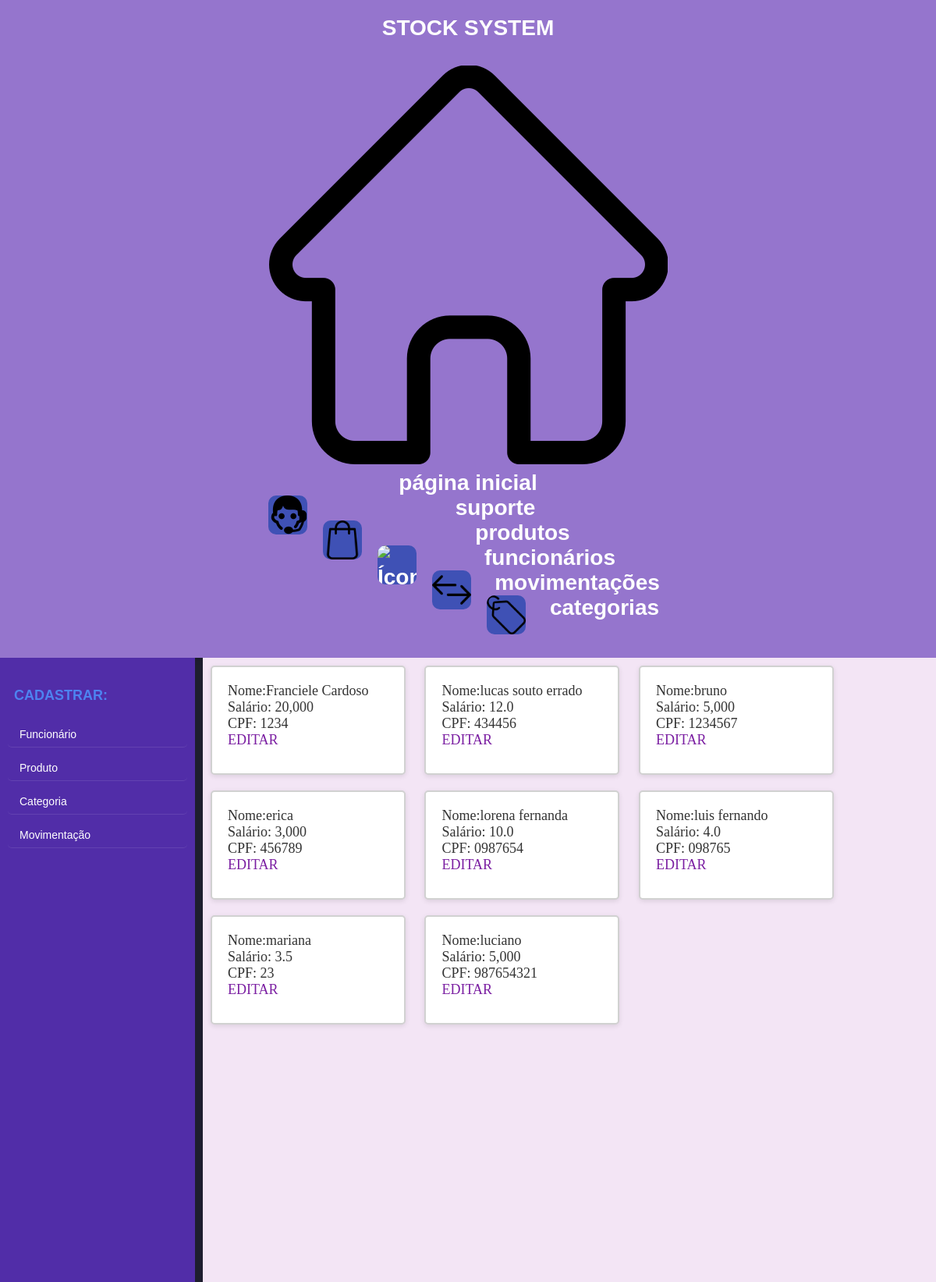
Before: /funcionario with the older database file.
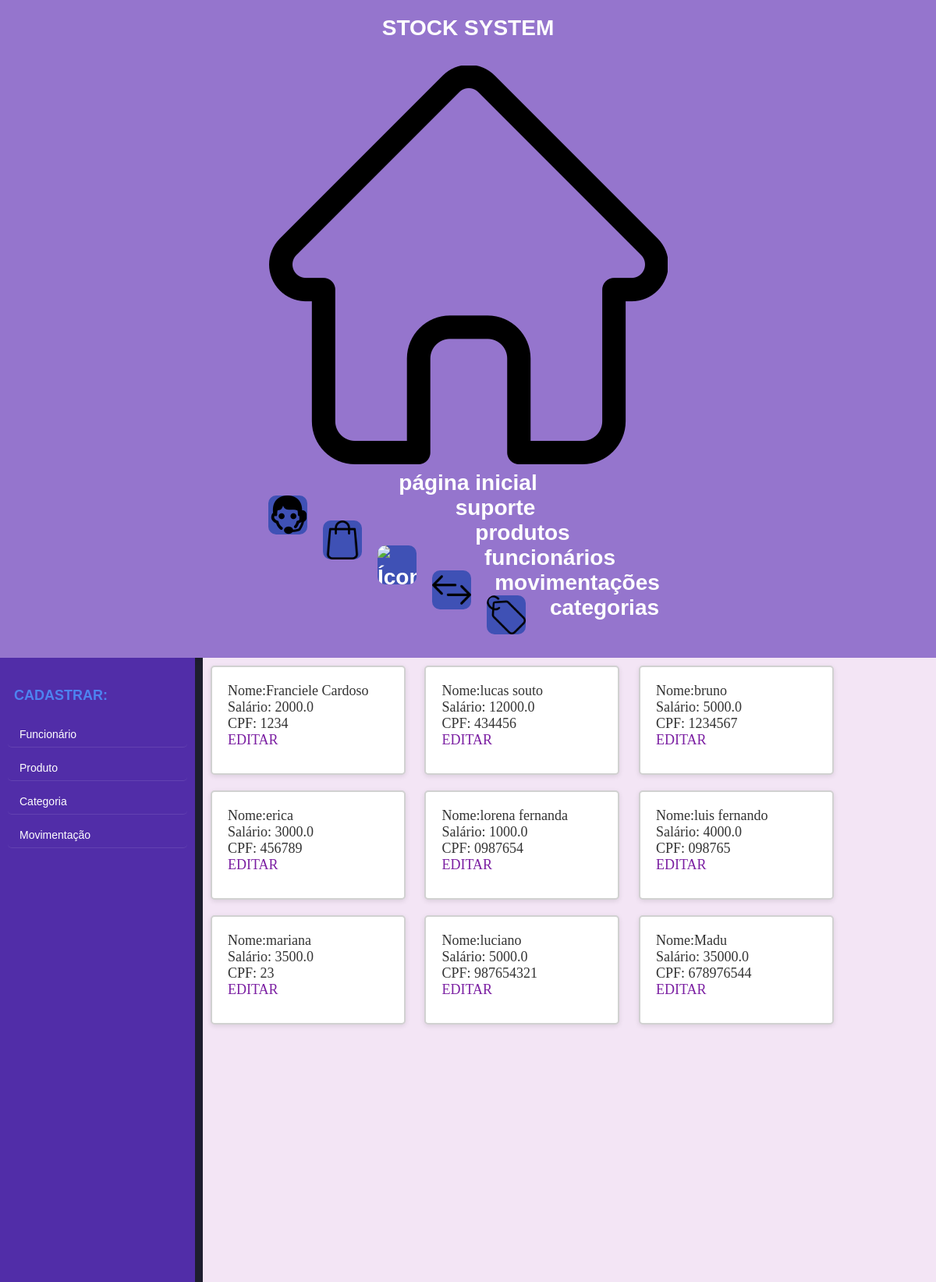
After: the same page with the newer database file.
### models.py (models this page shows, shortened)
class Funcionario(Base):
    __tablename__ = 'funcionario'
    nome = Column(String(40), nullable=False, index=True)
    id = Column(Integer, primary_key=True, unique=True)
    cpf = Column(String(11), nullable=False, index=True, unique=True)
    salario = Column(Float, nullable=False, index=False)
    def serialize_funcionario(self):
        dados_funcionario = {
            "id_funcionario": self.id,
            "nome": self.nome,
            "cpf": self.cpf,
            "salario": self.salario,
        }
        return dados_funcionario

### app.py (the view)
@app.route('/funcionario', methods=['GET'])
def funcionario():
    sql_funcionario = select(Funcionario)
    resultado_funcionario = db_session.execute(sql_funcionario).scalars()
    lista_funcionario = []
    for n in resultado_funcionario:
        lista_funcionario.append(n.serialize_funcionario())
        print(lista_funcionario[-1])
    return render_template('funcionario.html',
                           lista_funcionario=lista_funcionario)

### templates/funcionario.html
{% extends 'template.html' %}
{% block conteudo %}
{% for item in lista_funcionario %}
<div class="conteudo_funcionario">
    <p> Nome:{{item.nome}} </p>
    <p> Salário: {{item.salario}} </p>
    <p> CPF: {{item.cpf}}</p>
    <a href="{{url_for('editar_funcionario', id_funcionario=item.id_funcionario)}}"> EDITAR</a>
</div>
{% endfor %}
{% endblock conteudo %}

### templates/template.html (shortened to what this page needs)
<!doctype html>
<html lang="pt-BR">
<head>
    <link rel="stylesheet" href="/static/template.css">
</head>
<header>
    <div class="lista">
        <div class="lista1"><strong>STOCK SYSTEM</strong></div><br>
        <div class="produto">
            <a href="{{url_for('dashboard')}}">
                <img class="icone" src="/static/home.png" alt="Ícone da casa">
            </a>
            <p>página inicial</p>
        </div>
        <div class="produto">
            <a href="{{url_for('suporte')}}" class="imagem_template">
                <img class="caracteristicas" src="/static/suporte.png" alt="Ícone da casa">
            </a>
            <p>suporte</p>
        </div>
        <div class="produto">
        <a href="{{url_for('produto')}}" class="imagem_template">
            <img class="caracteristicas" src="/static/produto.png" alt="Ícone da casa">
        </a>
            <p>produtos</p>
        </div>
        <div class="produto">
            <a href="{{url_for('funcionario')}}" class="imagem_template">
                <img class="caracteristicas" src="/static/funcionario.jpg" alt="Ícone da casa">
            </a>
            <p>funcionários</p>
        </div>
        <div class="produto">
            <a href="{{url_for('movimentacao')}}" class="imagem_template">
                <img class="caracteristicas" src="/static/movimentacao.png" alt="Ícone da casa">
            </a>
            <p>movimentações</p>
        </div>
        <div class="produto">
            <a href="{{url_for('categoria')}}" class="imagem_template">
                <img class="caracteristicas" src="/static/categoria.png" alt="Ícone da casa">
            </a>
            <p>categorias</p>
        </div>
    </div>
</header>
<body>
<div class="container">
    <nav>
        <div class="topo_nav"><strong>CADASTRAR:</strong></div>
        <a href="{{url_for('criar_funcionario')}}"> Funcionário</a>
        <a href="{{url_for('criar_produto')}}"> Produto</a>
        <a href="{{url_for('criar_categoria')}}"> Categoria</a>
        <a href="{{url_for('criar_movimentacao')}}"> Movimentação</a>
    </nav>
    <main>
        {% block conteudo %}
        {% endblock %}
    </main>
</div>
</body>
</html>

### static/template.css (style rules this page uses)
* { margin: 0; padding: 0; box-sizing: border-box; }
html, body { height: 100%; font-family: 'Arial', sans-serif; background-color: #f3e5f5; color: #333; }
a { color: #7b1fa2; text-decoration: none; transition: color 0.3s; }
header { background-color: #9575cd; padding: 20px; text-align: center; font-size: 28px; font-weight: bold; color: #ffffff; box-shadow: 0 4px 10px rgba(0, 0, 0, 0.1); }
header img { margin: 10px 20px 10px 20px; }
nav { background-color: #512da8; width: 250px; height: 100vh; position: fixed; left: 0; padding-top: 20px; display: flex; flex-direction: column; }
.topo_nav { margin: 18px; font-size: 18px; color: #4D83F0; }
nav a { display: block; padding: 15px 20px; font-size: 18px; color: white; border-bottom: 2px solid rgba(255, 255, 255, 0.2); transition: background-color 0.3s; }
main { flex: 1; padding: 20px; margin-left: 250px; background-color: white; overflow-y: auto; }
.caracteristicas { display: inline-block; height: 50px; width: 50px; margin-left: 10px; background-color: #3f51b5; border-radius: 10px; text-align: right; line-height: 50px; color: white; float: left; margin-bottom: 10px; }
main { flex: 1; padding: 0; margin-left: 260px; background-color: #f3e5f5; height: 100vh; }
header { display: flex; flex-direction: column; justify-content: center; align-items: center; background-color: #9575cd; padding: 20px; font-size: 28px; font-weight: bold; color: #ffffff; box-shadow: 0 4px 10px rgba(0, 0, 0, 0.1); }
header img { margin: 0 10px; }
nav a { display: block; padding: 8px 15px; font-size: 14px; color: white; border-bottom: 1px solid rgba(255, 255, 255, 0.1); transition: background-color 0.3s; margin: 5px 10px; border-radius: 5px; }
html, body { font-family: 'Roboto', sans-serif; background-color: #f3e5f5; color: #333; }
.conteudo_funcionario { background: #ffffff; text-align: start; display: inline-block; width: 250px; height: 140px; border-radius: 5px; font-size: 18px; padding: 20px; border: 2px solid #d1d1d1; margin: 10px; box-shadow: 0 2px 6px rgba(0, 0, 0, 0.1); transition: transform 0.3s, box-shadow 0.3s; color: #333; font-family: 'Georgia', serif; }
body { font-family: 'Arial', sans-serif; background-color: #1e1e2f; color: #ffffff; margin: 0; padding: 0; }

Changed rows visible on the page:
changed Funcionario "Franciele Cardoso": salario "20,000" → "2000.0"
changed Funcionario: nome "lucas souto errado" → "lucas souto"; salario "12.0" → "12000.0"
changed Funcionario "bruno": salario "5,000" → "5000.0"
changed Funcionario "erica": salario "3,000" → "3000.0"
changed Funcionario "lorena fernanda": salario "10.0" → "1000.0"
changed Funcionario "luis fernando": salario "4.0" → "4000.0"
changed Funcionario "mariana": salario "3.5" → "3500.0"
changed Funcionario "luciano": salario "5,000" → "5000.0"
added Funcionario: nome "Madu", salario "35000.0", cpf "678976544"
